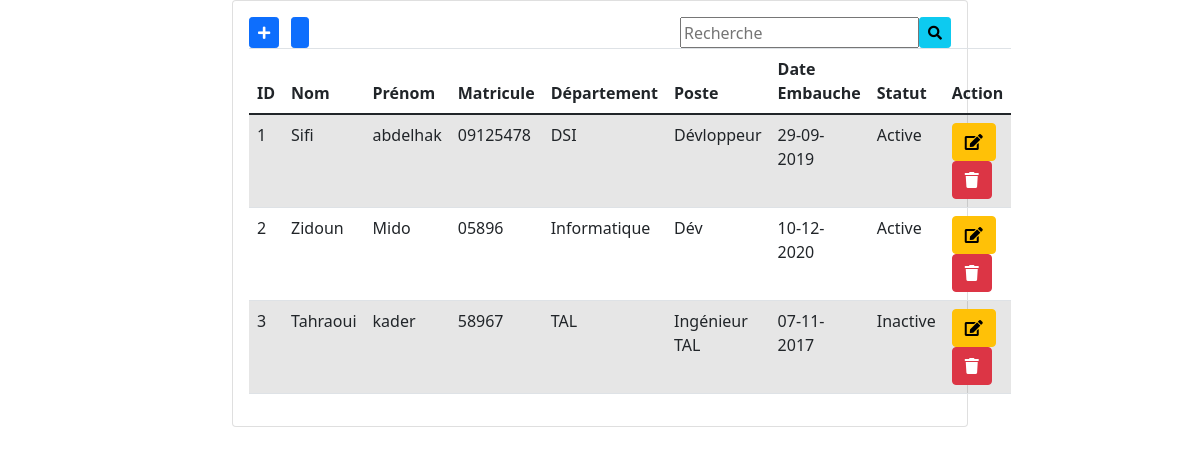
The app's page / (signed in) with its own data.
### tables this page shows
CREATE TABLE `employes` (
  `id` int(11) NOT NULL,
  `nom` varchar(100) DEFAULT NULL,
  `prenom` varchar(100) DEFAULT NULL,
  `matricule` varchar(100) DEFAULT NULL,
  `depart` varchar(100) DEFAULT NULL,
  `poste` varchar(100) DEFAULT NULL,
  `date_emb` varchar(100) DEFAULT NULL,
  `statut` varchar(100) DEFAULT NULL
);

### controllers/HomeController.php (called while the page is built)
<?php
class HomeController {
	public static function index($page){
		include('views/'.$page.'.php');
	}
}

### autoload.php (called while the page is built, shortened)
<?php
function autoload($class_name){
    $array_paths= [
    	'database/',
    	'app/classes/',
    	'controllers/',
    	'models/',
    ];
    $parts = explode('\\',$class_name);
    $name=array_pop($parts);
    foreach ($array_paths as $path) {
        $file=sprintf($path.'%s.php',$name);
    }
}

### models/Employee.php (called while the page is built, shortened)
<?php
 class Employee {
 	static public function getAll(){
		$connect=DB::connect();
		$stmt=$connect->prepare('SELECT * FROM employes');
		$stmt->execute();
		return $stmt->fetchAll();
	 }
 }

### controllers/EmployeesController.php (called while the page is built, shortened)
<?php
class EmployeesController {
	public function getAllEmployes(){
		$employes=Employee::getAll();
		return $employes;
	}
}

### views/home.php (the view, shortened to what this page needs)
<?php
    if(isset($_POST['find'])){
      $data=new EmployeesController();
      $employes=$data->findEmploye();
    }else{
      $data=new EmployeesController();
      $employes=$data->getAllEmployes();
    }
?>
<div class="container">
   <div class="row">
       <div class="col-md-8 mx-auto">
        <div class="card">
         <div class="card-body be-light">
            <a href="<?php echo BASE_URL; ?>?page=add" class="btn btn-sm btn-primary mr-2">
                <i class="fa fa-plus"></i>
            </a>
            <a href="<?php echo BASE_URL; ?>?page=logout" title='Logout' class="btn btn-sm btn-primary mr-2">
            </a>
            <form class="float-right d-flex flex-row" method="POST">
                  <input type="text" name="search" placeholder="Recherche">
                  <button class="btn btn-info btn-sm" name="find" type="submit"><i class="fa fa-search"></i>
                  </button>
            </form>
          <table class="table table-striped table-hover">
           <thead>
           <tr>
             <th scope="col">ID</th>
             <th scope="col">Nom</th>
             <th scope="col">Prénom</th>
             <th scope="col">Matricule</th>
             <th scope="col">Département</th>
             <th scope="col">Poste</th>
             <th scope="col">Date Embauche</th>
             <th scope="col">Statut</th>
             <th scope="col">Action</th>
           </tr>
           </thead>
           <tbody>
            <?php foreach($employes as $employe):?>
                <tr>
                 <td scope="col"><?php echo $employe['id']?></td>
                 <td scope="col"><?php echo $employe['nom']?></td>
                 <td scope="col"><?php echo $employe['prenom']?></td>
                 <td scope="col"><?php echo $employe['matricule']?></td>
                 <td scope="col"><?php echo $employe['depart']?></td>
                 <td scope="col"><?php echo $employe['poste']?></td>
                 <td scope="col"><?php echo $employe['date_emb']?></td>
                 <td scope="col">
                    <?php if($employe['statut']=='1'):?>
                        Active
                    <?php else:?>
                        Inactive
                    <?php endif; ?>
                 </td>
                 <td  width="2000">
                  <form action="?page=update" method="POST" class="mr-1" >
                    <button class="btn btn-warning" ><i class="fa fa-edit"></i></button>
                  </form>
                  <form action="?page=delete" method="POST" class="mr-1" >
                    <button class="btn btn-danger" ><i class="fa fa-trash"></i></button>
                  </form>
                 </td>
                </tr>
            <?php endforeach; ?>
            </tbody>
         </table>
        </div>
       </div>
    </div>
   </div>
</div>

### views/includes/header.php (shortened to what this page needs)
<!doctype html>
<html lang="en">
  <head>
    <link href="//maxcdn.bootstrapcdn.com/bootstrap/4.1.1/css/bootstrap.min.css" rel="stylesheet" id="bootstrap-css">
    <link href="https://cdn.jsdelivr.net/npm/bootstrap@5.0.0-beta1/dist/css/bootstrap.min.css" rel="stylesheet">
    <link rel="stylesheet" type="text/css" href="https://cdnjs.cloudflare.com/ajax/libs/font-awesome/5.15.1/css/all.min.css">

### index.php (shortened to what this page needs)
<?php
require_once'./autoload.php';
require_once'./views/includes/header.php';
require_once'./controllers/HomeController.php';
$pages=['home','add','delete','update','register','login','logout'];
if(isset($_SESSION['logged']) && $_SESSION['logged']==true){
	if (isset($_GET['page'])) {
		if(in_array($_GET['page'],$pages)){
			$page=$_GET['page'];
			HomeController::index($page);
		}
		else{
		  include('views/includes/404.php');
		}
	}else{
		HomeController::index('home');
	}
	require_once'./views/includes/footer.php';
}
?>

### views/includes/footer.php (shortened to what this page needs)
  </body>
</html>

### records on screen
employes: id "1", nom "Sifi", prenom "abdelhak", matricule "09125478", depart "DSI", poste "Dévloppeur", date_emb "29-09-2019", statut "Active"
employes: id "2", nom "Zidoun", prenom "Mido", matricule "05896", depart "Informatique", poste "Dév", date_emb "10-12-2020", statut "Active"
employes: id "3", nom "Tahraoui", prenom "kader", matricule "58967", depart "TAL", poste "Ingénieur TAL", date_emb "07-11-2017", statut "Inactive"
